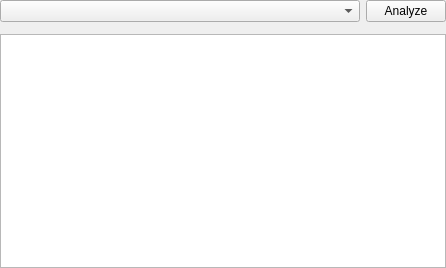
<ui version="4.0" >
 <class>AnalysisWidget</class>
 <widget class="QWidget" name="AnalysisWidget" >
  <property name="geometry" >
   <rect>
    <x>0</x>
    <y>0</y>
    <width>446</width>
    <height>268</height>
   </rect>
  </property>
  <property name="windowTitle" >
   <string>Form</string>
  </property>
  <layout class="QVBoxLayout" >
   <property name="margin" >
    <number>0</number>
   </property>
   <property name="spacing" >
    <number>6</number>
   </property>
   <item>
    <layout class="QHBoxLayout" >
     <property name="margin" >
      <number>0</number>
     </property>
     <property name="spacing" >
      <number>6</number>
     </property>
     <item>
      <widget class="QComboBox" name="engineList" >
       <property name="sizePolicy" >
        <sizepolicy>
         <hsizetype>7</hsizetype>
         <vsizetype>0</vsizetype>
         <horstretch>0</horstretch>
         <verstretch>0</verstretch>
        </sizepolicy>
       </property>
      </widget>
     </item>
     <item>
      <widget class="QPushButton" name="analyzeButton" >
       <property name="text" >
        <string>Analyze</string>
       </property>
       <property name="shortcut" >
        <string>F2</string>
       </property>
       <property name="checkable" >
        <bool>true</bool>
       </property>
      </widget>
     </item>
    </layout>
   </item>
   <item>
    <widget class="QWidget" native="1" name="boardView" />
   </item>
   <item>
    <widget class="QTextEdit" name="variationText" />
   </item>
  </layout>
 </widget>
 <resources/>
 <connections/>
</ui>
